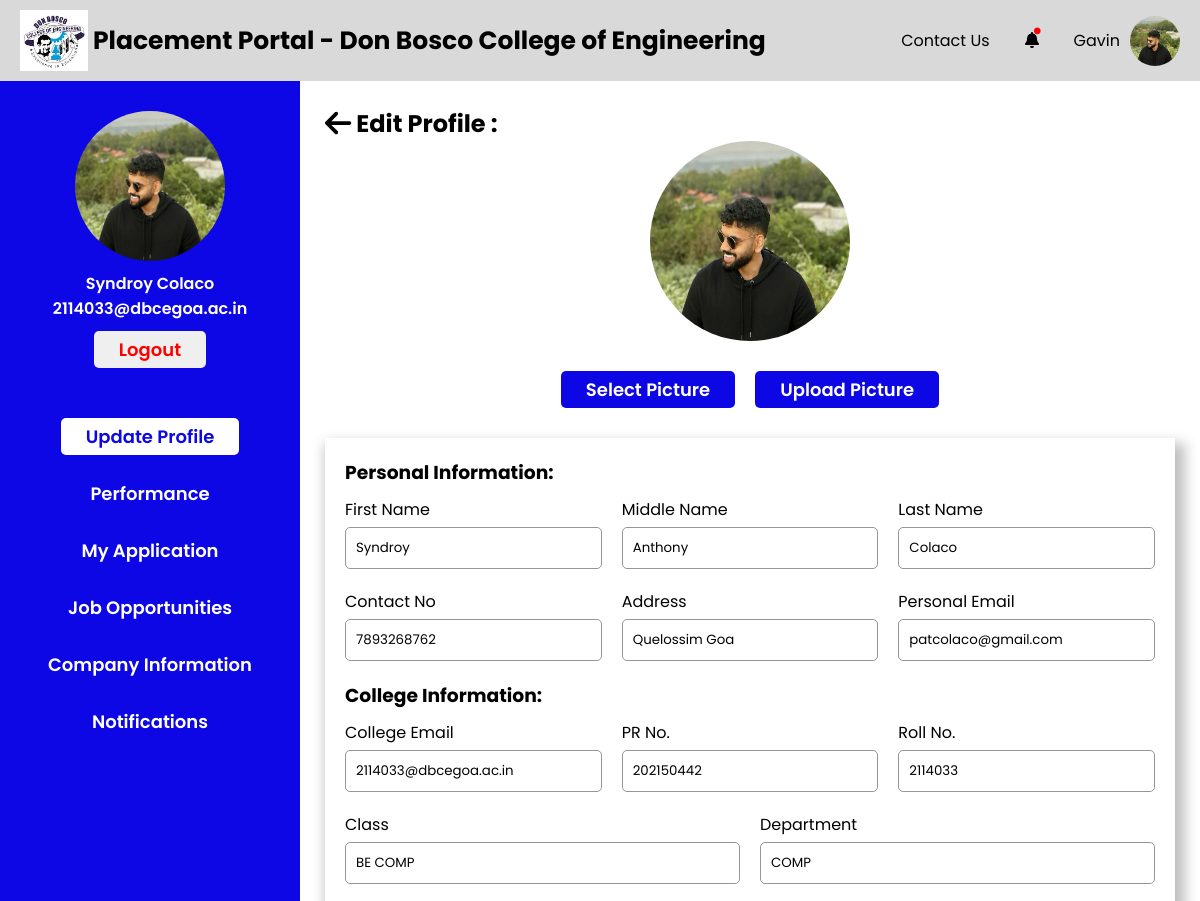
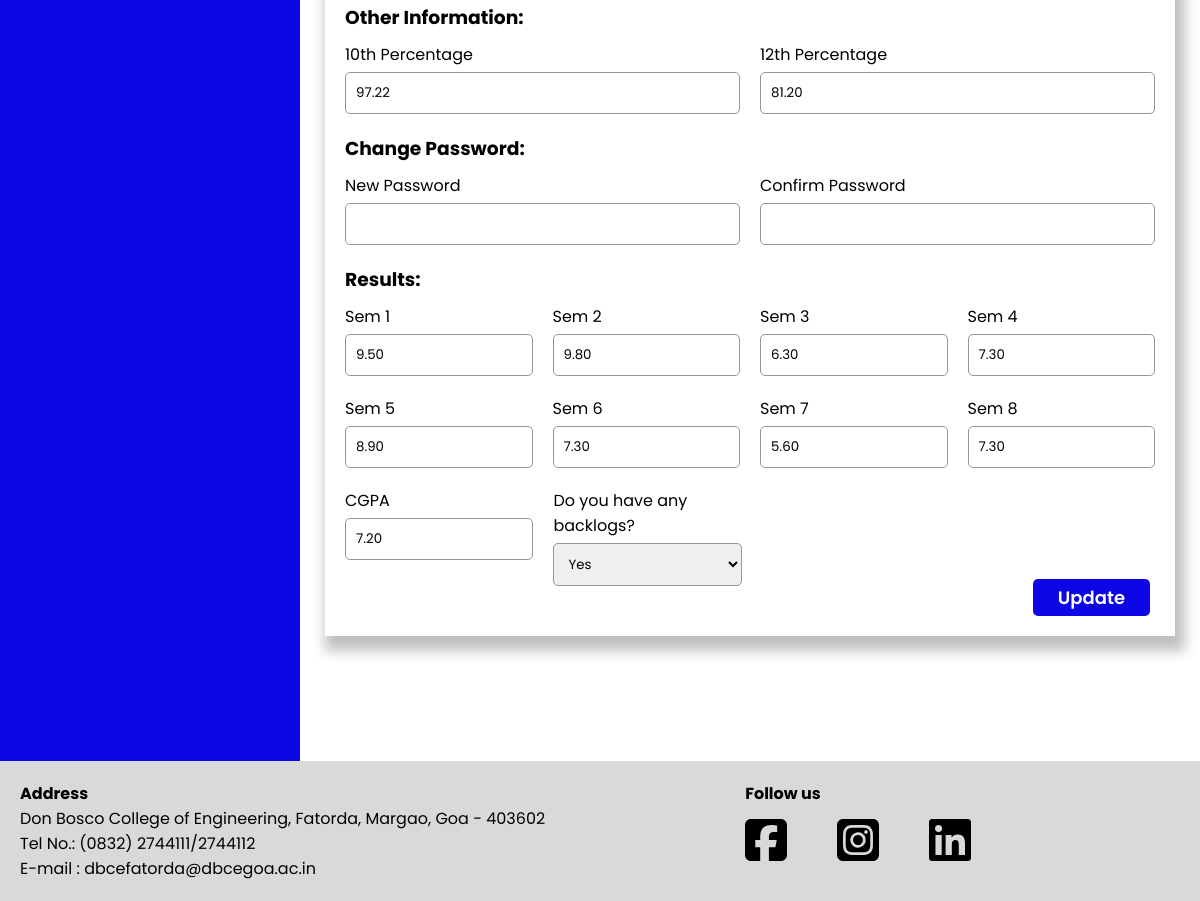
Screenshot of /Students/my-profile.php (signed in) with the database file from the repository (2 pictures, top to bottom).
### tables this page shows
CREATE TABLE `student` (
  `S_College_Email` varchar(255) NOT NULL,
  `S_Fname` varchar(255) NOT NULL,
  `S_Mname` varchar(255) NOT NULL,
  `S_Lname` varchar(255) NOT NULL,
  `S_Personal_Email` varchar(255) NOT NULL,
  `S_Address` text NOT NULL,
  `S_Phone_no` varchar(20) NOT NULL,
  `S_Roll_no` varchar(50) NOT NULL,
  `S_PR_No` varchar(50) NOT NULL,
  `S_10th_Perc` decimal(5,2) NOT NULL,
  `S_12th_Perc` decimal(5,2) NOT NULL,
  `S_Password` varchar(255) NOT NULL,
  `S_Resume` varchar(255) NOT NULL,
  `S_Profile_pic` varchar(255) NOT NULL,
  `S_10th_marksheet` varchar(255) NOT NULL,
  `S_12th_marksheet` varchar(255) NOT NULL,
  `S_Class_id` int(11) DEFAULT NULL,
  `S_Year_of_Admission` year(4) NOT NULL,
  `Gender` varchar(1) NOT NULL
);

CREATE TABLE `class` (
  `Class_id` int(11) NOT NULL,
  `Class_name` varchar(255) NOT NULL,
  `Dept_id` int(11) DEFAULT NULL
);

CREATE TABLE `department` (
  `Dept_id` int(11) NOT NULL,
  `Dept_name` varchar(255) NOT NULL
);

CREATE TABLE `result` (
  `S_College_Email` varchar(255) NOT NULL,
  `Sem1_SGPA` decimal(4,2) NOT NULL DEFAULT 0.00,
  `Sem2_SGPA` decimal(4,2) NOT NULL DEFAULT 0.00,
  `Sem3_SGPA` decimal(4,2) NOT NULL DEFAULT 0.00,
  `Sem4_SGPA` decimal(4,2) NOT NULL DEFAULT 0.00,
  `Sem5_SGPA` decimal(4,2) NOT NULL DEFAULT 0.00,
  `Sem6_SGPA` decimal(4,2) NOT NULL DEFAULT 0.00,
  `Sem7_SGPA` decimal(4,2) NOT NULL DEFAULT 0.00,
  `Sem8_SGPA` decimal(4,2) NOT NULL DEFAULT 0.00,
  `CGPA` decimal(4,2) NOT NULL DEFAULT 0.00,
  `has_backlogs` tinyint(1) NOT NULL DEFAULT 0
);

### Students/my-profile.php (the view, shortened to what this page needs)
<?php
global $conn;
if (isset($_SESSION["user_type"]) && isset($_SESSION["user_email"])) {
    $fetchStudentQuery = "SELECT S.S_10th_marksheet as marksheet_10, S.S_12th_marksheet as marksheet_12, S.S_10th_Perc as percentage_10, S.S_12th_Perc as percentage_12, S.S_Address as address, S.S_College_Email as cemail, S.S_Fname as fname, S.S_Lname as lname, S.S_Mname as mname, S.S_Personal_Email as pemail, S.S_Phone_no as phoneno, S.S_PR_No as prno, S.S_Resume as resume, S.S_Roll_no as rollno, S.S_Year_of_Admission as yoa, C.Class_name as class, D.Dept_name as department, S.S_Profile_pic as image, R.Sem1_SGPA as sem1, R.Sem2_SGPA as sem2, R.Sem3_SGPA as sem3,R.Sem4_SGPA as sem4,R.Sem5_SGPA as sem5,R.Sem6_SGPA as sem6,R.Sem7_SGPA as sem7,R.Sem8_SGPA as sem8,R.CGPA as cgpa,R.has_backlogs as backs FROM student S INNER JOIN class as C ON C.Class_id = S.S_Class_id INNER JOIN department as D ON D.Dept_id = C.Dept_id INNER JOIN result as R ON R.S_College_Email = S.S_College_Email WHERE S.S_College_Email = ?;";
    $fetchStudent = $conn->prepare($fetchStudentQuery);
    $fetchStudent->bind_param("s", $_SESSION["user_email"]);
    $fetchStudent->execute();
    $result = $fetchStudent->get_result();
    if ($result->num_rows > 0) {
        $StudentInfo = $result->fetch_assoc();
        $StudentFName = htmlspecialchars($StudentInfo['fname']);
        $StudentMName = htmlspecialchars($StudentInfo['mname']);
        $StudentLName = htmlspecialchars($StudentInfo['lname']);
        $StudentAddress = htmlspecialchars($StudentInfo['address']);
        $StudentPercentage_10 = htmlspecialchars($StudentInfo['percentage_10']);
        $StudentPercentage_12 = htmlspecialchars($StudentInfo['percentage_12']);
        $StudentPEmail = htmlspecialchars($StudentInfo['pemail']);
        $StudentCEmail = htmlspecialchars($StudentInfo['cemail']);
        $StudentClass = htmlspecialchars($StudentInfo['class']);
        $StudentDepartment = htmlspecialchars($StudentInfo['department']);
        $StudentImage = htmlspecialchars($StudentInfo['image']);
        $StudentRollNo = htmlspecialchars($StudentInfo['rollno']);
        $StudentPhoneNo = htmlspecialchars($StudentInfo['phoneno']);
        $StudentPRN = htmlspecialchars($StudentInfo['prno']);
        $StudentSem1 = htmlspecialchars($StudentInfo['sem1']);
        $StudentSem2 = htmlspecialchars($StudentInfo['sem2']);
        $StudentSem3 = htmlspecialchars($StudentInfo['sem3']);
        $StudentSem4 = htmlspecialchars($StudentInfo['sem4']);
        $StudentSem5 = htmlspecialchars($StudentInfo['sem5']);
        $StudentSem6 = htmlspecialchars($StudentInfo['sem6']);
        $StudentSem7 = htmlspecialchars($StudentInfo['sem7']);
        $StudentSem8 = htmlspecialchars($StudentInfo['sem8']);
        $StudentCGPA = htmlspecialchars($StudentInfo['cgpa']);
        $StudentBacks = htmlspecialchars($StudentInfo['backs']);
    } else {
    }
} else {
    echo "Session variables not set.";
    exit();
}
?>
<!DOCTYPE html>
<html lang="en">
<head>
    <?php include './head.php' ?>
    <link rel="stylesheet" href="./css/my-profile.css">
</head>
<body>
    <div id="wrapper">
        <?php include './header.php' ?>
        <div class="container">
            <?php include './sidebar.php' ?>
            <div class="main-container">
                <h2 class="main-container-heading"><a href="./dashboard.php"><i class="fa-solid fa-arrow-left fa-lg" style="color: #000000;"></i></a>
                    Edit Profile : </h2>
                <?php
                    echo '<form action="./my-profile.php" method="post" enctype="multipart/form-data" class="profile-image">
                   <img src="../Data/Students/Profile_Images/'.$StudentImage.'" alt="Profile Picture" id="profile-image">
                    <input type="file" name="profile-picture" id="profile-picture-input" style="display:none;">
                    <div class="upload-button-container">
                        <button type="button" onclick="document.getElementById("profile-picture-input").click();" class="change-picture">Select Picture</button>
                        <button type="submit" name="upload" class="change-picture">Upload Picture</button>
                    </div>
                </form>';
                ?>
                <div class="sections">
                    <form action="./my-profile.php" method="post">
                        <h3>Personal Information:</h3>
                        <?php
                        echo '<div class="form-adjust">
                            <div>
                                <label for="">First Name</label><br>
                                <input type="text" name="fname" value="'.$StudentFName.'">
                            </div>
                            <div>
                                <label for="" >Middle Name</label><br>
                                <input type="text" name="mname" value="'.$StudentMName.'">
                            </div>
                            <div>
                                <label for="" >Last Name</label><br>
                                <input type="text" name="lname" value="'.$StudentLName.'">
                            </div>
                        </div>
                        <div class="form-adjust">
                            <div>
                                <label for="" >Contact No</label><br>
                                <input type="text" name="phno" value="'.$StudentPhoneNo.'">
                            </div>
                            <div>
                                <label for="" >Address</label><br>
                                <input type="text" name="addr" value="'.$StudentAddress.'">
                            </div>
                            <div>
                                <label for="" >Personal Email</label><br>
                                <input type="text" name="pemail" value="'.$StudentPEmail.'">
                            </div>
                        </div>';
                        ?>
                        <h3>College Information:</h3>
                        <?php
                            echo '<div class="form-adjust">
                            <div>
                                <label  for="">College Email</label><br>
                                <input type="text" name="cemail" value="'.$StudentCEmail.'">
                            </div>
                            <div>
                                <label for="">PR No.</label><br>
                                <input type="text" name="prn" value="'.$StudentPRN.'">
                            </div>
                            <div>
                                <label for="" >Roll No.</label><br>
                                <input type="text" name="rollno" value="'.$StudentRollNo.'">
                            </div>
                        </div>
                        <div class="form-adjust">
                            <div>
                                <label for="" >Class</label><br>
                                <input type="text" name="class" value="'.$StudentClass.'">
                            </div>
                            <div>
                                <label for="">Department</label><br>
                                <input type="text" name="department" value="'.$StudentDepartment.'">
                            </div>
                        </div>
                        <h3>Other Information:</h3>
                        <div class="form-adjust">
                            <div>
                                <label for="" >10th Percentage</label><br>
                                <input type="number" name="per10" value="'.$StudentPercentage_10.'">
                            </div>
                            <div>
                                <label for="" >12th Percentage</label><br>
                                <input type="number" name="per12" value="'.$StudentPercentage_12.'">
                            </div>
                        </div>';
                        ?>
                        <h3>Change Password:</h3>
                        <?php
                        echo '<div class="form-adjust">
                            <div>
                                <label for="" value="">New Password</label><br>
                                <input type="password" name="newpass">
                            </div>
                            <div>
                                <label for="" value="">Confirm Password</label><br>
                                <input type="password" name="newpassconfirm">
                            </div>
                        </div>
                        <h3>Results:</h3>
                        <div class="form-adjust">
                            <div>
                                <label for="">Sem 1</label><br>
                                <input type="number" name="sem1" value="'.$StudentSem1.'">
                            </div>
                            <div>
                                <label for="" >Sem 2</label><br>
                                <input type="number" name="sem2" value="'.$StudentSem2.'">
                            </div>
                            <div>
                                <label for="" >Sem 3</label><br>
                                <input type="number" name="sem3" value="'.$StudentSem3.'">
                            </div>
                            <div>
                                <label for="" >Sem 4</label><br>
                                <input type="number" name="sem4" value="'.$StudentSem4.'">
                            </div>
                        </div>
                        <div class="form-adjust">
                            <div>
                                <label for="">Sem 5</label><br>
                                <input type="number" name="sem5" value="'.$StudentSem5.'">
                            </div>
                            <div>
                                <label for="">Sem 6</label><br>
                                <input type="number" name="sem6"  value="'.$StudentSem6.'">
                            </div>
                            <div>
                                <label for="" >Sem 7</label><br>
                                <input type="number" name="sem7" value="'.$StudentSem7.'">
                            </div>
                            <div>
                                <label for="" >Sem 8</label><br>
                                <input type="number" name="sem8" value="'.$StudentSem8.'">
                            </div>
                        </div>
                        <div class="form-adjust cgpa">
                            <div>
                                <label for="" >CGPA</label><br>
                                <input type="number" name="cgpa" value="'.$StudentCGPA.'">
                            </div>
                        <div>
                                <label for="" >Do you have any backlogs?</label><br>
                                <select name="backs" id="">';
                        if ($StudentBacks == "0"){
                            echo '<option value="0" selected>No</option>
                         <option value="1">Yes</option>
                                </select>
                        </div>
                        </div>';
                        }
                        else {
                            echo '<option value="0" >No</option>
                         <option value="1" selected>Yes</option>
                                </select>
                        </div>
                        </div>';
                        }
                        ?>
                        <button name="update_profile">Update</button>
                    </form>
                </div>
            </div>
        </div>
        <?php include './footer.php' ?>
    </div>
</body>
</html>

### Students/sidebar.php (shortened to what this page needs)
<?php
global $conn;
if (isset($_SESSION["user_type"]) && isset($_SESSION["user_email"])) {
    $useremail = $_SESSION["user_email"];
    $fetchStudentQuery = "SELECT S_Fname, S_Lname, S_Profile_pic FROM student WHERE S_College_Email = ?";
    $fetchStudent = $conn->prepare($fetchStudentQuery);
    $fetchStudent->bind_param("s", $useremail);
    $fetchStudent->execute();
    $result = $fetchStudent->get_result();
    if ($result->num_rows > 0) {
        $userInfo = $result->fetch_assoc();
        $userName = htmlspecialchars($userInfo['S_Fname'] . ' ' . $userInfo['S_Lname']);
        $userProfilePic = htmlspecialchars($userInfo['S_Profile_pic']);
        $userEmail = htmlspecialchars($useremail);
        echo '<div class="side-bar-container">
                        <div class="fixed-container">
                            <div class="top-container">
                                <img src="../Data/Students/Profile_Images/'. $userProfilePic . '" alt="'.$userProfilePic.'">
                                <p>' . $userName . '</p>
                                <p>' . $userEmail . '</p>
                                <a href="../logout.php"><button>Logout</button></a>
                            </div>
                            <div class="bottom-container">
                                <a href="./my-profile.php"><button id="myprofile">Update Profile</button></a>
                                <a href="./performance-and-metrics.php"><button id="performance">Performance</button></a>
                                <a href="./my-applications.php"><button id="myapplications">My Application</button></a>
                                <a href="./job-opportunities.php"><button id="jobopportunities">Job Opportunities</button></a>
                                <a href="./companies.php"><button id="companies">Company Information</button></a>
                                <a href="./notifications.php"><button id="notifications">Notifications</button></a>
                            </div>
                        </div>
                    </div>';
    } else {
    }
} else {
    echo "Session variables not set.";
}

### rows the page displays
student: S_Profile_pic (picture), userName "Syndroy Colaco", fname "Syndroy", mname "Anthony", lname "Colaco", phno "7893268762", addr "Quelossim Goa", pemail "patcolaco@gmail.com", cemail "2114033@dbcegoa.ac.in", prn "202150442", rollno "2114033", class "BE COMP", department "COMP", per10 "97.22", per12 "81.20", sem1 "9.50", sem2 "9.80", sem3 "6.30", sem4 "7.30", sem5 "8.90", sem6 "7.30", sem7 "5.60", sem8 "7.30", cgpa "7.20"
result: backs "Yes"

### other values shown
$userEmail "2114033@dbcegoa.ac.in"
